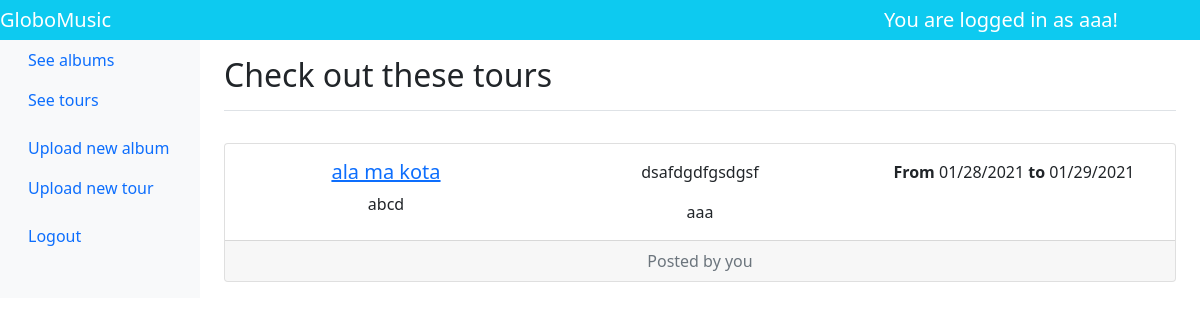
Screenshot of /tour/ (signed in) with the database file from the repository.
### app/auth/models.py (models this page shows, shortened)
class User(db.Model, UserMixin):  # default table name = class name
    __tablename__ = 'users'
    id = db.Column(db.Integer, primary_key=True)
    username = db.Column(db.String(64), unique=True, nullable=False)
    email = db.Column(db.String(64), unique=True, nullable=False, index=True)  # add index
    password_hash = db.Column(db.String(255), nullable=False)
    is_admin = db.Column(db.Boolean(), default=False)
    def is_tour_owner(self, tour):
        return self.id == tour.user_id

### app/tour/models.py (models this page shows, shortened)
class Tour(db.Model):
    __tablename__ = "tours"
    id = db.Column(db.Integer(), primary_key=True)
    title = db.Column(db.String(255), nullable=False)
    artist = db.Column(db.String(255), nullable=False)
    description = db.Column(db.Text(), nullable=False)
    genre = db.Column(db.String(255), nullable=False)
    start_date = db.Column(db.DateTime(), nullable=False)
    end_date = db.Column(db.DateTime(), nullable=False)
    user_id = db.Column(db.Integer(), db.ForeignKey("users.id"), index=True, nullable=False)
    slug = db.Column(db.String(255), nullable=False, unique=True)

### app/tour/views.py (the view)
@bp_tour.route("/")
@login_required
def tours_list():
    tours = Tour.query.all()
    return render_template("list_tours.html", tours=tours)

### app/auth/models.py (called while the page is built)
@login_manager.user_loader
def load_user(user_id):  # setup current user
    return User.query.get(int(user_id))

### app/main/views.py (called while the page is built)
@current_app.template_filter('date_format')
def date_format(value, format='%m/%d/%Y'):
    return value.strftime(format)

### app/tour/templates/list_tours.html
{% extends 'partials/_base.html' %}
{% set active_page = 'tours' %}
{% block headline %}
  {{ _('Check out these tours') }}
{% endblock %}
{% block content %}
{% if tours %}
{% for tour in tours %}
<div class="card text-center mt-3 mb-3">
  <div class="card-body">
    <div class="row">
      <div class="col-md-4">
        <h5 class="card-title"><a href="{{ url_for('tour.show', slug=tour.slug) }}">{{ tour.title }}</a></h5>
        <p class="card-text">{{ tour.artist }}</p>
      </div>
      <div class="col-md-4">
        <p class="card-text">{{ tour.description }}</p>
        <p class="card-text">{{ tour.genre }}</p>
      </div>
      <div class="col-md-4">
        <p class="card-text"><b>{{ _('From') }}</b> {{ tour.start_date | date_format }} <b>{{ _('to') }}</b> {{ tour.end_date | date_format }}</p>
      </div>
    </div>
  </div>
  <div class="card-footer text-muted">
    {% if current_user.is_tour_owner(tour) %}
    {{ _('Posted by you') }}
    {% else %}
    {{ _('Posted by') }} {{ tour.user.username }}
    {% endif %}
  </div>
</div>
{% endfor %}
{% else %}
{{ _('There are no tours to show.') }}
{% endif %}
{% endblock %}

### app/templates/partials/_header.html
<nav class="navbar navbar-dark sticky-top bg-info flex-md-nowrap p-0">
    <a class="navbar-brand col-sm-3 col-md-2 mr-0" href="{{ url_for('main.index') }}">GloboMusic</a>
    {% if current_user.is_authenticated %}
    <span class="navbar-brand col-sm-3 col-md-3 mr-0">{{ _('You are logged in as') }} {{ current_user.username }}!</span>
    {% endif %}
</nav>

### app/static/css/main.css (style rules this page uses)
.card { margin-bottom: 15px; }

### rows the page displays
User: username "aaa"
Tour: title "ala ma kota", artist "abcd", description "dsafdgdfgsdgsf", genre "aaa", start_date "01/28/2021", end_date "01/29/2021"
